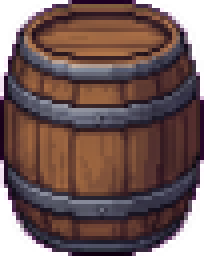
#> input picture experimental/unwritten/assets/props/barrel.png, 51 x 64 px, given in place of extraassets.png, which was not available (shown 4 times larger)
$ python props_and_watermark.py
#> lines starting #> are read from the running program, lines starting #| are printed output that depends on the picture; pictures that were not available may be replaced by others from this repository, and a replacement may not be noted
# 1) Slice needed props from assets/tiles/extraassets.png (6x4 grid on magenta)
# 2) Detect + clone-patch the Gemini sparkle watermark in processed full-screen art
import os
from PIL import Image, ImageChops

ROOT = r'C:\Users\danie\Projects\unwrittenGame01'
os.chdir(ROOT)

def content_mask(im):
    r, g, b = im.convert('RGB').split()
    rm = r.point(lambda v: 255 if v > 180 else 0)
    bm = b.point(lambda v: 255 if v > 180 else 0)
    gm = g.point(lambda v: 255 if v < 100 else 0)
    mag = ImageChops.multiply(ImageChops.multiply(rm, bm), gm)
    return ImageChops.invert(mag)

def keyed_rgba(im):
    im = im.convert('RGBA')
    nd = [(r, g, b, 0) if (r > 180 and b > 180 and g < 100) else (r, g, b, a)
          for (r, g, b, a) in im.getdata()]
    im.putdata(nd)
    return im

# ---- props ----
import shutil
if not os.path.exists('assets/src/extraassets.png'):
    shutil.copy2('assets/tiles/extraassets.png', 'assets/src/extraassets.png')
sheet = Image.open('assets/src/extraassets.png')
#> sheet is the input picture: PIL image 51x64 RGBA; mean R, G, B, A 82, 54, 56.4, 218.8
W, H = sheet.size
#> W = 51; H = 64
mask = content_mask(sheet)
#> in content_mask, `r, g, b = im.convert('RGB').split()`:
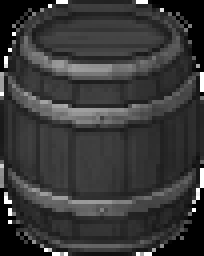
#> b: PIL image 51x64 L (shown 4 times larger); min 0, max 255, mean 56.4
#> in content_mask, `rm = r.point(lambda v: 255 if v > 180 else 0)`:
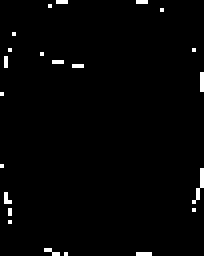
#> rm: PIL image 51x64 L (shown 4 times larger); 1.7% white in thin lines or dots
#> in content_mask, `bm = b.point(lambda v: 255 if v > 180 else 0)`: bm: PIL image 51x64 L; 1.4% white in thin lines or dots
#> in content_mask, `gm = g.point(lambda v: 255 if v < 100 else 0)`:
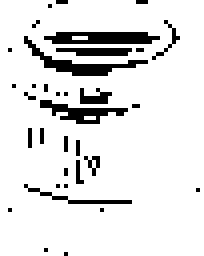
#> gm: PIL image 51x64 L (shown 4 times larger); 89.1% white; black in thin lines or dots
#> in content_mask, `mag = ImageChops.multiply(ImageChops.multiply(rm, bm), gm)`: mag: PIL image 51x64 L; 1% white in thin lines or dots
#> in content_mask, `return ImageChops.invert(mag)`: returned value: PIL image 51x64 L; 99% white; black in thin lines or dots
# grid cells: 6 cols x 4 rows, refine bbox per cell
def cell(r, c):
    q = (W * c // 6, H * r // 4, W * (c + 1) // 6, H * (r + 1) // 4)
    bb = mask.crop(q).getbbox()
    return (q[0] + bb[0], q[1] + bb[1], q[0] + bb[2], q[1] + bb[3]) if bb else None

WANT = {  # prop kind -> (row, col) in the sheet
    'crate':  (0, 0), 'barrel': (0, 2), 'candle': (1, 0), 'clock': (2, 2),
    'lamp':   (3, 4), 'wreath': (3, 2), 'bones':  (1, 5), 'reeds':  (2, 4),
}
os.makedirs('assets/props', exist_ok=True)
for kind, (r, c) in WANT.items():
    bb = cell(r, c)
    if not bb:
        print('prop', kind, 'EMPTY'); continue
    im = keyed_rgba(sheet.crop(bb))
    s = 64 / im.height
    im = im.resize((max(1, round(im.width * s)), 64), Image.LANCZOS)
    im.save(f'assets/props/{kind}.png')
    print('prop', kind, im.size)
#> this loop made 8 passes
#> bb on passes 1 to 8: (0, 0, 8, 16), (17, 0, 25, 16), (0, 16, 8, 32), (17, 32, 25, 48), (34, 48, 42, 64), (17, 48, 25, 64), (42, 16, 51, 32), (34, 32, 42, 48)
#> pass 1, `im = im.resize((max(1, round(im.width * s)), 64), Image.LANCZOS)`:
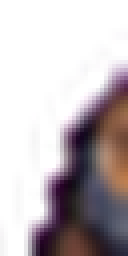
#> im: PIL image 32x64 RGBA (shown 4 times larger); mean R, G, B, A 39.5, 20.7, 34.4, 88.4; transparent parts drawn white
#> after the loop:
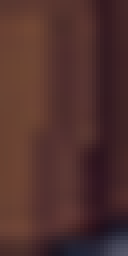
#> im: PIL image 32x64 RGBA (shown 4 times larger); mean R, G, B, A 80.8, 48.6, 45.5, 255
os.remove('assets/tiles/extraassets.png')

# ---- watermark patch ----
def patch(path):
    im = Image.open(path).convert('RGB')
    W, H = im.size
    x0, y0 = int(W * 0.80), int(H * 0.60)
    reg = im.crop((x0, y0, W, H)).convert('L')
    px = list(reg.getdata())
    rw, rh = reg.size
    med = sorted(px)[len(px) // 2]
    mx = max(px)
    if mx < med + 40:
        print(os.path.basename(path), 'no watermark found'); return
    mi = px.index(mx)
    cx, cy = mi % rw, mi // rw
    xs, ys = [], []
    for y in range(max(0, cy - 40), min(rh, cy + 40)):
        for x in range(max(0, cx - 40), min(rw, cx + 40)):
            if px[y * rw + x] > med + 30:
                xs.append(x); ys.append(y)
    bx0, bx1, by0, by1 = min(xs), max(xs), min(ys), max(ys)
    if bx1 - bx0 > 70 or by1 - by0 > 70:
        print(os.path.basename(path), 'cluster too big — skipped', (bx1 - bx0, by1 - by0)); return
    pad = 8
    rx0, ry0 = x0 + bx0 - pad, y0 + by0 - pad
    rx1, ry1 = x0 + bx1 + pad, y0 + by1 + pad
    w = rx1 - rx0
    src_box = (rx0 - w - 12, ry0, rx1 - w - 12, ry1)
    im.paste(im.crop(src_box), (rx0, ry0))
    im.save(path, optimize=True)
    print(os.path.basename(path), 'patched at', (rx0, ry0, rx1, ry1))

for p in ['assets/ui/title.png', 'assets/ui/book.png', 'assets/ui/parchment.png', 'assets/bg/finale.png'] + \
         [f'assets/bg/{n:02d}.png' for n in range(1, 11)]:
    patch(p)
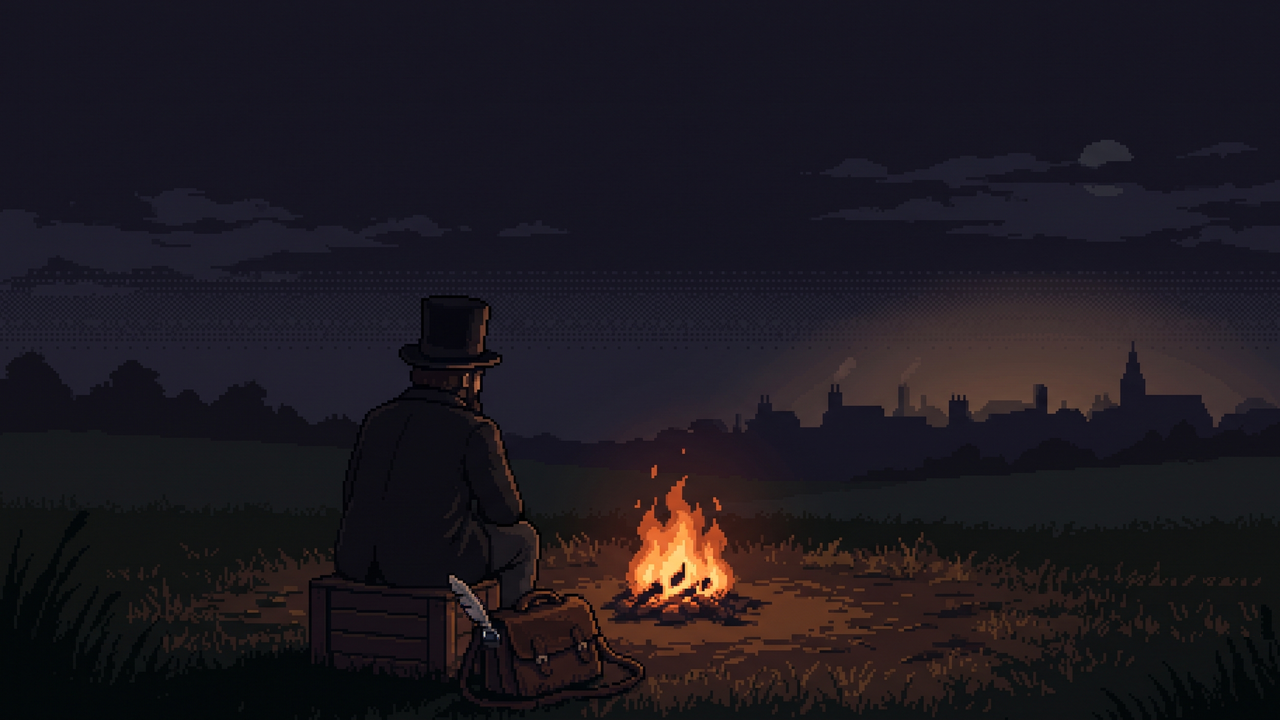
#> input picture experimental/unwritten/assets/ui/title.png, 1280 x 720 px, found by its file name
#> in patch, im is the input picture: PIL image 1280x720 RGB; mean R, G, B 29, 24.6, 31.5
#> in patch, `reg = im.crop((x0, y0, W, H)).convert('L')`:
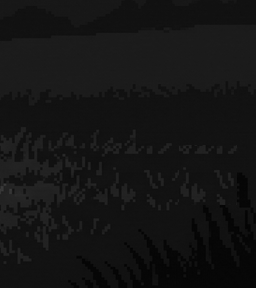
#> reg: PIL image 256x288 L; min 3, max 58, mean 20.2
#> in patch, `px = list(reg.getdata())`: px = 73728 items
#> in patch, `med = sorted(px)[len(px) // 2]`: med = 18
#> in patch, `mx = max(px)`: mx = 58
#> in patch, `mi = px.index(mx)`: mi = 47108
#> in patch, `cx, cy = mi % rw, mi // rw`: cx = 4; cy = 184
#| title.png patched at (1016, 608, 1043, 633)
#> pass 2 of the loop `for p in ['assets/ui/title.png', 'assets/ui/book.png', 'assets/ui/parc..`:
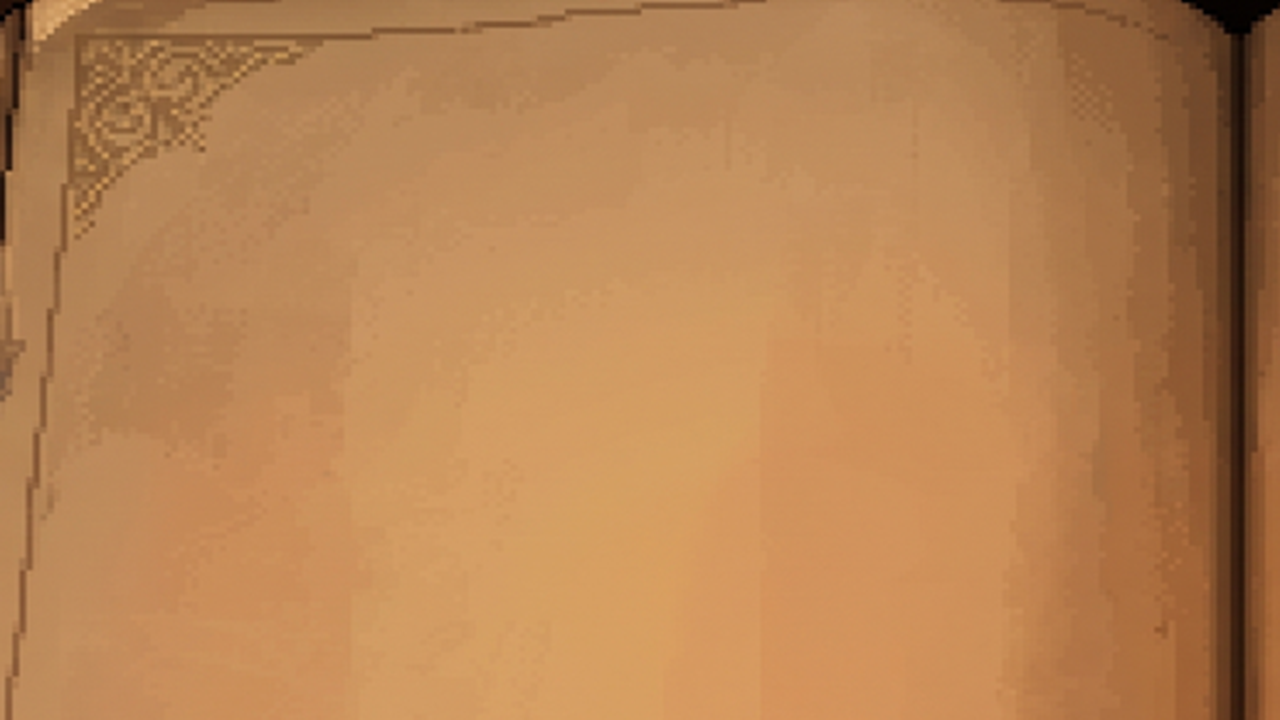
#> input picture experimental/unwritten/assets/ui/book.png, 1280 x 720 px, found by its file name
#> in patch (call 2), `reg = im.crop((x0, y0, W, H)).convert('L')`:
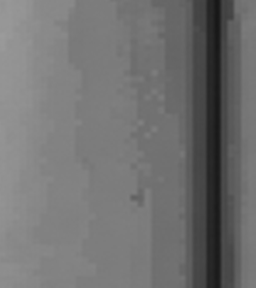
#> reg: PIL image 256x288 L; min 23, max 155, mean 113.2
#> med = 123
#> mx = 155
#> pass 3 of the loop `for p in ['assets/ui/title.png', 'assets/ui/book.png', 'assets/ui/parc..`:
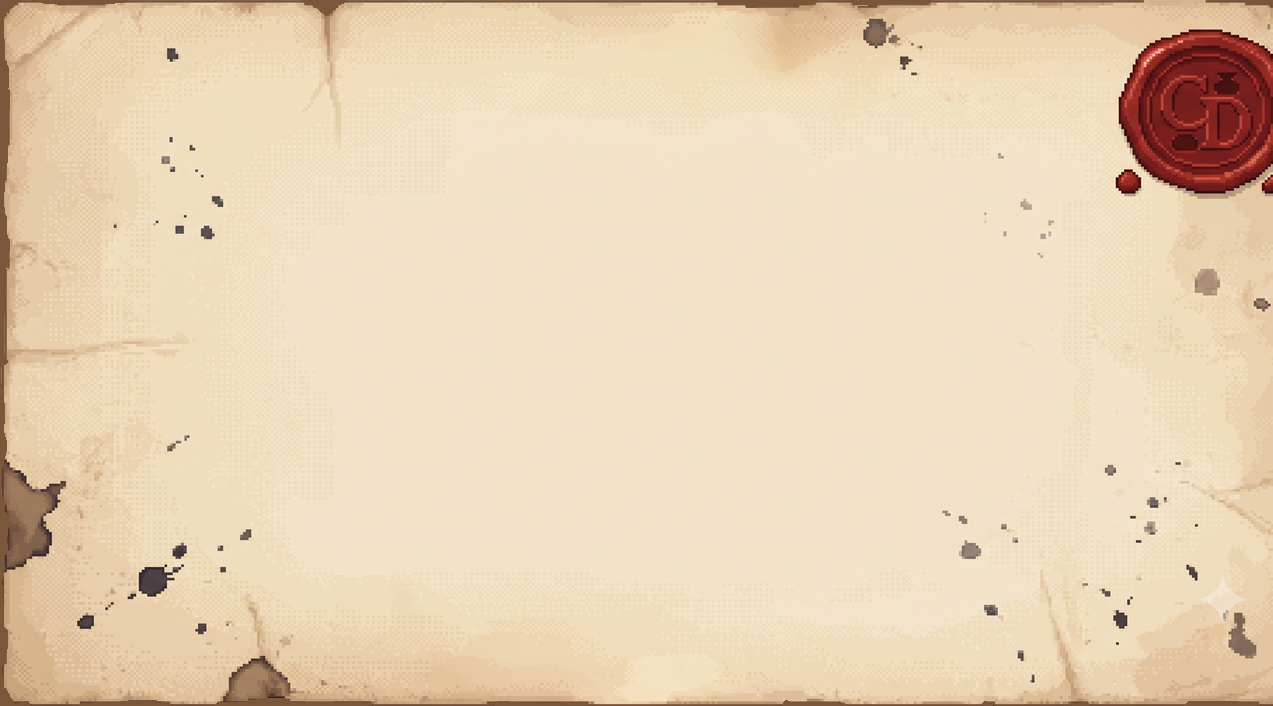
#> input picture experimental/unwritten/assets/ui/parchment.png, 1273 x 706 px, found by its file name
#> in patch (call 3), `reg = im.crop((x0, y0, W, H)).convert('L')`:
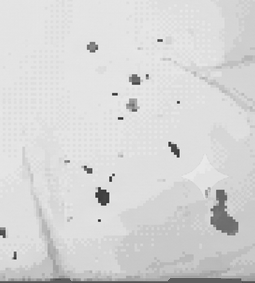
#> reg: PIL image 255x283 L; min 28, max 241, mean 214.1
#> px = 72165 items
#> med = 222
#> mx = 241
#> (the run stopped early here; a loop or call above may not have finished)
